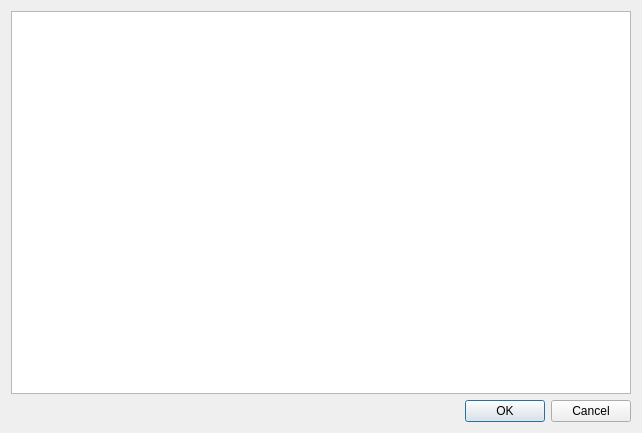
<?xml version="1.0" encoding="UTF-8"?>
<ui version="4.0">
 <class>OpenBeautyPhaseSpaceDialog</class>
 <widget class="QDialog" name="OpenBeautyPhaseSpaceDialog">
  <property name="geometry">
   <rect>
    <x>0</x>
    <y>0</y>
    <width>642</width>
    <height>433</height>
   </rect>
  </property>
  <property name="windowTitle">
   <string>Open beauty phase space</string>
  </property>
  <layout class="QGridLayout" name="gridLayout_2">
   <item row="0" column="0">
    <layout class="QGridLayout" name="GridLayout">
     <item row="0" column="0">
      <widget class="QTableView" name="TableView"/>
     </item>
     <item row="1" column="0">
      <widget class="QDialogButtonBox" name="ButtonBox">
       <property name="orientation">
        <enum>Qt::Horizontal</enum>
       </property>
       <property name="standardButtons">
        <set>QDialogButtonBox::Cancel|QDialogButtonBox::Ok</set>
       </property>
      </widget>
     </item>
    </layout>
   </item>
  </layout>
 </widget>
 <resources/>
 <connections>
  <connection>
   <sender>ButtonBox</sender>
   <signal>accepted()</signal>
   <receiver>OpenBeautyPhaseSpaceDialog</receiver>
   <slot>accept()</slot>
   <hints>
    <hint type="sourcelabel">
     <x>248</x>
     <y>254</y>
    </hint>
    <hint type="destinationlabel">
     <x>157</x>
     <y>274</y>
    </hint>
   </hints>
  </connection>
  <connection>
   <sender>ButtonBox</sender>
   <signal>rejected()</signal>
   <receiver>OpenBeautyPhaseSpaceDialog</receiver>
   <slot>reject()</slot>
   <hints>
    <hint type="sourcelabel">
     <x>316</x>
     <y>260</y>
    </hint>
    <hint type="destinationlabel">
     <x>286</x>
     <y>274</y>
    </hint>
   </hints>
  </connection>
 </connections>
</ui>
